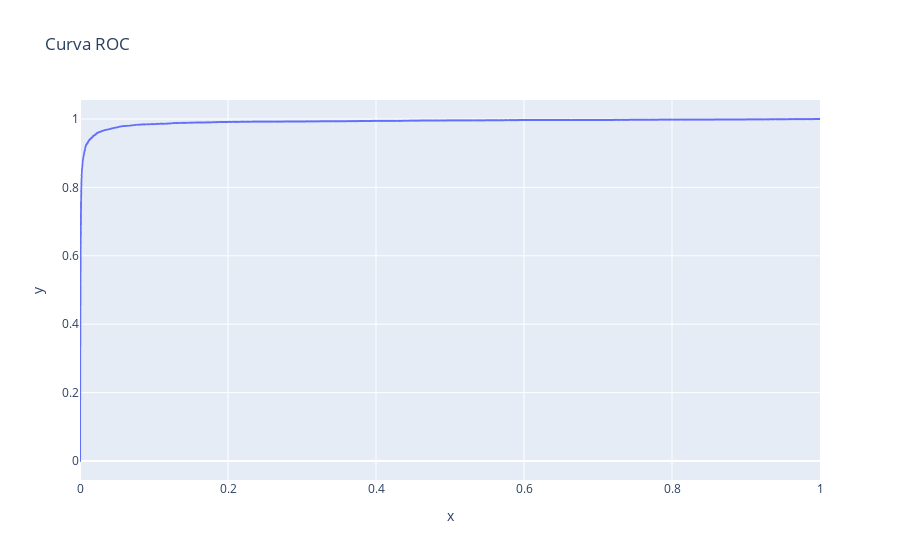

The notebook cell this image was saved under:
### Code cell
import plotly.express as px

#
fig = px.line(x=fpr, y=tpr, title='Curva ROC')
fig.show()

### Figure 1 — Plotly figure (JSON) as saved in the notebook; plotly's stock layout.template omitted (floating-point values rounded to 4 significant figures; data arrays with more than 128 entries replaced by an {"elided": "..."} marker saying what was removed)
{"data": [{"hovertemplate": "x=%{x}<br>y=%{y}<extra></extra>", "legendgroup": "", "line": {"color": "#636efa", "dash": "solid"}, "mode": "lines", "name": "", "showlegend": false, "type": "scattergl", "x": {"elided": "4126 float values"}, "xaxis": "x", "y": {"elided": "4126 float values"}, "yaxis": "y"}], "layout": {"legend": {"tracegroupgap": 0}, "title": {"text": "Curva ROC"}, "xaxis": {"anchor": "y", "domain": [0, 1], "title": {"text": "x"}}, "yaxis": {"anchor": "x", "domain": [0, 1], "title": {"text": "y"}}}}
